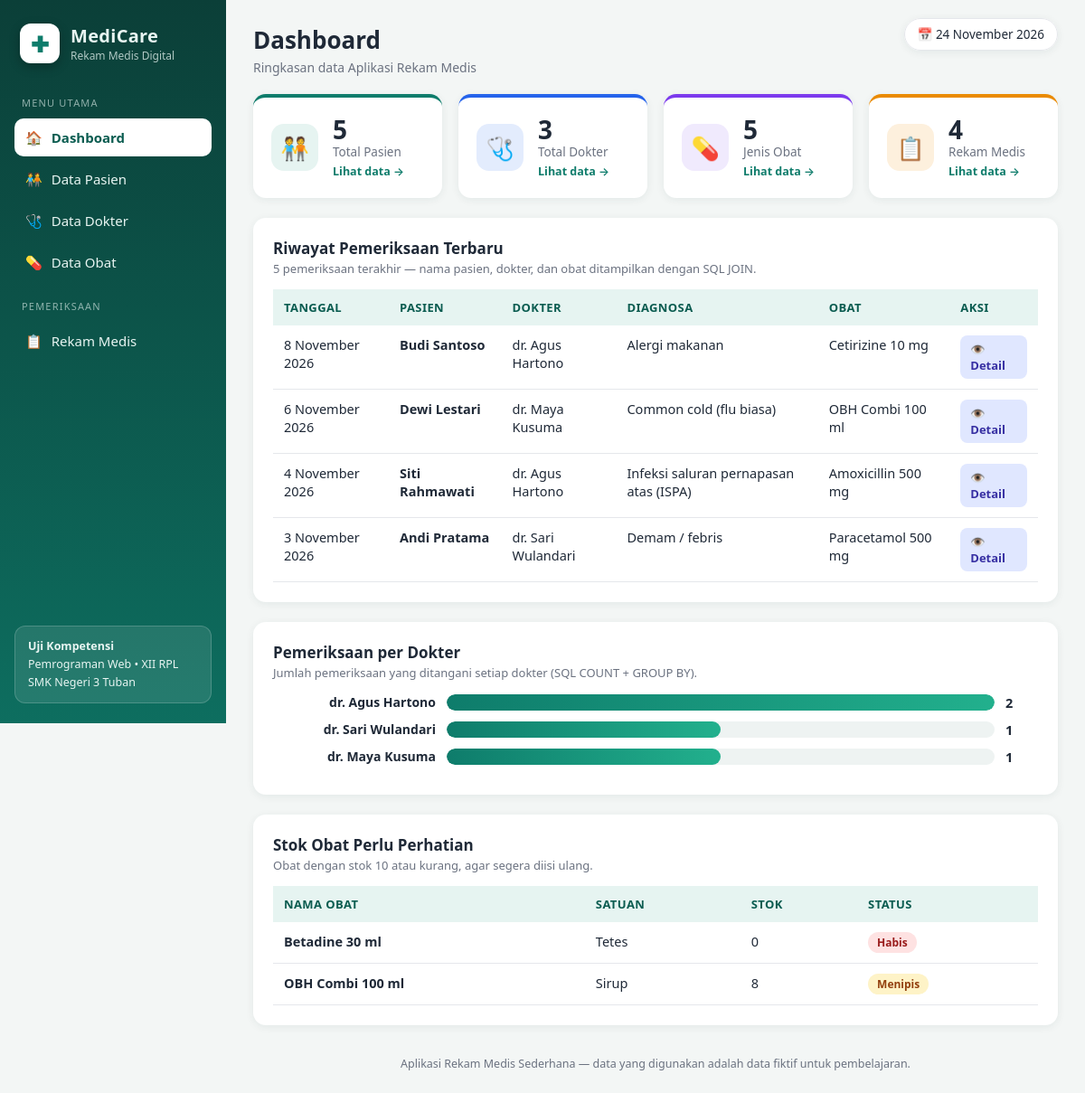
The page / on the database its author committed.
### tables this page shows
CREATE TABLE IF NOT EXISTS rekam_medis (
    id_rekam        INT          NOT NULL AUTO_INCREMENT,
    id_pasien       INT          NOT NULL,
    id_dokter       INT          NOT NULL,
    id_obat         INT          NOT NULL,
    tanggal_periksa DATE         NOT NULL,
    keluhan         TEXT,
    diagnosa        TEXT,
    tindakan        TEXT,
    resep           VARCHAR(100),
    PRIMARY KEY (id_rekam),
    CONSTRAINT fk_rekam_pasien
        FOREIGN KEY (id_pasien) REFERENCES pasien (id_pasien)
        ON DELETE RESTRICT ON UPDATE CASCADE,
    CONSTRAINT fk_rekam_dokter
        FOREIGN KEY (id_dokter) REFERENCES dokter (id_dokter)
        ON DELETE RESTRICT ON UPDATE CASCADE,
    CONSTRAINT fk_rekam_obat
        FOREIGN KEY (id_obat) REFERENCES obat (id_obat)
        ON DELETE RESTRICT ON UPDATE CASCADE
);

CREATE TABLE IF NOT EXISTS pasien (
    id_pasien     INT          NOT NULL AUTO_INCREMENT,
    no_rm         VARCHAR(20)  NOT NULL,
    nama_pasien   VARCHAR(100) NOT NULL,
    jenis_kelamin ENUM('L','P') NOT NULL,
    tanggal_lahir DATE         NOT NULL,
    alamat        TEXT,
    PRIMARY KEY (id_pasien),
    UNIQUE KEY uq_pasien_no_rm (no_rm)
);

CREATE TABLE IF NOT EXISTS dokter (
    id_dokter    INT          NOT NULL AUTO_INCREMENT,
    nama_dokter  VARCHAR(100) NOT NULL,
    spesialisasi VARCHAR(50)  NOT NULL,
    PRIMARY KEY (id_dokter)
);

CREATE TABLE IF NOT EXISTS obat (
    id_obat   INT          NOT NULL AUTO_INCREMENT,
    nama_obat VARCHAR(100) NOT NULL,
    satuan    VARCHAR(30)  NOT NULL,
    stok      INT          NOT NULL DEFAULT 0,
    PRIMARY KEY (id_obat)
);

### koneksi.php (called while the page is built, shortened)
<?php
function e($nilai)
{
    return htmlspecialchars((string) $nilai, ENT_QUOTES, 'UTF-8');
}
function tgl_indo($tanggal)
{
    $bulan = [1 => 'Januari', 'Februari', 'Maret', 'April', 'Mei', 'Juni',
              'Juli', 'Agustus', 'September', 'Oktober', 'November', 'Desember'];
    $pecah = explode('-', $tanggal);
    return (int) $pecah[2] . ' ' . $bulan[(int) $pecah[1]] . ' ' . $pecah[0];
}

### index.php (the view, shortened to what this page needs)
<?php
require_once 'koneksi.php';
function hitung($koneksi, $tabel)
{
    $hasil = mysqli_query($koneksi, "SELECT COUNT(*) AS jumlah FROM $tabel");
    return (int) mysqli_fetch_assoc($hasil)['jumlah'];
}
$jml_pasien = hitung($koneksi, 'pasien');
$jml_dokter = hitung($koneksi, 'dokter');
$jml_obat   = hitung($koneksi, 'obat');
$jml_rekam  = hitung($koneksi, 'rekam_medis');
$terbaru = mysqli_query($koneksi,
    "SELECT rm.id_rekam, rm.tanggal_periksa, rm.diagnosa,
            p.nama_pasien, d.nama_dokter, o.nama_obat
     FROM rekam_medis rm
     JOIN pasien p ON p.id_pasien = rm.id_pasien
     JOIN dokter d ON d.id_dokter = rm.id_dokter
     JOIN obat   o ON o.id_obat   = rm.id_obat
     ORDER BY rm.tanggal_periksa DESC, rm.id_rekam DESC
     LIMIT 5");
$stok_tipis = mysqli_query($koneksi,
    "SELECT * FROM obat WHERE stok <= 10 ORDER BY stok ASC LIMIT 5");
$per_dokter = mysqli_query($koneksi,
    "SELECT d.nama_dokter, COUNT(rm.id_rekam) AS jumlah
     FROM dokter d
     LEFT JOIN rekam_medis rm ON rm.id_dokter = d.id_dokter
     GROUP BY d.id_dokter, d.nama_dokter
     ORDER BY jumlah DESC");
$grafik = [];
$terbanyak = 1;
while ($g = mysqli_fetch_assoc($per_dokter)) {
    $grafik[] = $g;
    if ((int) $g['jumlah'] > $terbanyak) $terbanyak = (int) $g['jumlah'];
}
$judul    = 'Dashboard';
$subjudul = 'Ringkasan data Aplikasi Rekam Medis';
require_once 'includes/header.php';
?>
<div class="grid-stat">
    <div class="kartu-stat">
        <div class="stat-ikon">🧑‍🤝‍🧑</div>
        <div>
            <div class="stat-angka"><?= $jml_pasien ?></div>
            <div class="stat-label">Total Pasien</div>
            <a class="stat-link" href="pasien.php">Lihat data →</a>
        </div>
    </div>
    <div class="kartu-stat biru">
        <div class="stat-ikon">🩺</div>
        <div>
            <div class="stat-angka"><?= $jml_dokter ?></div>
            <div class="stat-label">Total Dokter</div>
            <a class="stat-link" href="dokter.php">Lihat data →</a>
        </div>
    </div>
    <div class="kartu-stat ungu">
        <div class="stat-ikon">💊</div>
        <div>
            <div class="stat-angka"><?= $jml_obat ?></div>
            <div class="stat-label">Jenis Obat</div>
            <a class="stat-link" href="obat.php">Lihat data →</a>
        </div>
    </div>
    <div class="kartu-stat oranye">
        <div class="stat-ikon">📋</div>
        <div>
            <div class="stat-angka"><?= $jml_rekam ?></div>
            <div class="stat-label">Rekam Medis</div>
            <a class="stat-link" href="rekam_medis.php">Lihat data →</a>
        </div>
    </div>
</div>
<div class="kartu">
    <div class="kartu-judul">Riwayat Pemeriksaan Terbaru
        <small>5 pemeriksaan terakhir — nama pasien, dokter, dan obat ditampilkan dengan SQL JOIN.</small>
    </div>
    <div class="tabel-bungkus">
        <table>
            <thead>
                <tr>
                    <th>Tanggal</th>
                    <th>Pasien</th>
                    <th>Dokter</th>
                    <th>Diagnosa</th>
                    <th>Obat</th>
                    <th>Aksi</th>
                </tr>
            </thead>
            <tbody>
            <?php while ($r = mysqli_fetch_assoc($terbaru)): ?>
                <tr>
                    <td><?= tgl_indo($r['tanggal_periksa']) ?></td>
                    <td><b><?= e($r['nama_pasien']) ?></b></td>
                    <td><?= e($r['nama_dokter']) ?></td>
                    <td><?= e($r['diagnosa']) ?></td>
                    <td><?= e($r['nama_obat']) ?></td>
                    <td><a class="btn btn-kecil btn-detail" href="rekam_detail.php?id=<?= (int) $r['id_rekam'] ?>">👁️ Detail</a></td>
                </tr>
            <?php endwhile; ?>
            </tbody>
        </table>
    </div>
</div>
<div class="kartu">
    <div class="kartu-judul">Pemeriksaan per Dokter
        <small>Jumlah pemeriksaan yang ditangani setiap dokter (SQL COUNT + GROUP BY).</small>
    </div>
    <?php foreach ($grafik as $g): ?>
        <div class="grafik-baris">
            <div class="grafik-label"><?= e($g['nama_dokter']) ?></div>
            <div class="grafik-track">
                <div class="grafik-isi" style="width: <?= max(4, round(((int) $g['jumlah'] / $terbanyak) * 100)) ?>%"></div>
            </div>
            <div class="grafik-angka"><?= (int) $g['jumlah'] ?></div>
        </div>
    <?php endforeach; ?>
</div>
<div class="kartu">
    <div class="kartu-judul">Stok Obat Perlu Perhatian
        <small>Obat dengan stok 10 atau kurang, agar segera diisi ulang.</small>
    </div>
    <div class="tabel-bungkus">
        <table>
            <thead>
                <tr><th>Nama Obat</th><th>Satuan</th><th>Stok</th><th>Status</th></tr>
            </thead>
            <tbody>
            <?php while ($o = mysqli_fetch_assoc($stok_tipis)): ?>
                <tr>
                    <td><b><?= e($o['nama_obat']) ?></b></td>
                    <td><?= e($o['satuan']) ?></td>
                    <td><?= (int) $o['stok'] ?></td>
                    <td>
                        <?php if ((int) $o['stok'] <= 0): ?>
                            <span class="badge badge-stok-habis">Habis</span>
                        <?php else: ?>
                            <span class="badge badge-stok-tipis">Menipis</span>
                        <?php endif; ?>
                    </td>
                </tr>
            <?php endwhile; ?>
            </tbody>
        </table>
    </div>
</div>
<?php require_once 'includes/footer.php'; ?>

### includes/header.php (shortened to what this page needs)
<?php
$halaman_aktif = basename($_SERVER['PHP_SELF']);
function nav_aktif($file, $halaman_aktif)
{
    $peta = [
        'pasien.php'      => ['pasien.php', 'pasien_tambah.php', 'pasien_edit.php', 'pasien_detail.php'],
        'dokter.php'      => ['dokter.php', 'dokter_tambah.php', 'dokter_edit.php'],
        'obat.php'        => ['obat.php', 'obat_tambah.php', 'obat_edit.php'],
        'rekam_medis.php' => ['rekam_medis.php', 'rekam_tambah.php', 'rekam_edit.php', 'rekam_detail.php'],
    ];
    $grup = $peta[$file] ?? [$file];
    return in_array($halaman_aktif, $grup, true) ? ' class="aktif"' : '';
}
?>
<!DOCTYPE html>
<html lang="id">
<head>
    <link rel="stylesheet" href="assets/css/style.css">
</head>
<body>
<div class="layout">
    <aside class="sidebar">
        <div class="brand">
            <div class="brand-logo">✚</div>
            <div>
                <div class="brand-nama">MediCare</div>
                <div class="brand-sub">Rekam Medis Digital</div>
            </div>
        </div>
        <nav class="menu">
            <div class="menu-judul">Menu Utama</div>
            <a href="index.php"<?= nav_aktif('index.php', $halaman_aktif) ?>>🏠 <span>Dashboard</span></a>
            <a href="pasien.php"<?= nav_aktif('pasien.php', $halaman_aktif) ?>>🧑‍🤝‍🧑 <span>Data Pasien</span></a>
            <a href="dokter.php"<?= nav_aktif('dokter.php', $halaman_aktif) ?>>🩺 <span>Data Dokter</span></a>
            <a href="obat.php"<?= nav_aktif('obat.php', $halaman_aktif) ?>>💊 <span>Data Obat</span></a>
            <div class="menu-judul">Pemeriksaan</div>
            <a href="rekam_medis.php"<?= nav_aktif('rekam_medis.php', $halaman_aktif) ?>>📋 <span>Rekam Medis</span></a>
        </nav>
        <div class="sidebar-bawah">
            <div class="kartu-info">
                <b>Uji Kompetensi</b><br>
                Pemrograman Web &bull; XII RPL<br>
                SMK Negeri 3 Tuban
            </div>
        </div>
    </aside>
    <main class="konten">
        <header class="topbar">
            <div>
                <h1><?= e($judul ?? 'Dashboard') ?></h1>
                <p class="topbar-sub"><?= e($subjudul ?? 'Aplikasi Rekam Medis Sederhana') ?></p>
            </div>
            <div class="topbar-kanan">
                <span class="badge-tanggal">📅 <?= tgl_indo(date('Y-m-d')) ?></span>
            </div>
        </header>

### includes/footer.php (shortened to what this page needs)
        <footer class="footer">
            Aplikasi Rekam Medis Sederhana &mdash; data yang digunakan adalah data fiktif untuk pembelajaran.
        </footer>
    </main>
</div>
</body>
</html>

### rows shown on the page
rekam_medis: tanggal_periksa "8 November 2026", id_pasien.nama_pasien "Budi Santoso", id_dokter.nama_dokter "dr. Agus Hartono", diagnosa "Alergi makanan", id_obat.nama_obat "Cetirizine 10 mg"
rekam_medis: tanggal_periksa "6 November 2026", id_pasien.nama_pasien "Dewi Lestari", id_dokter.nama_dokter "dr. Maya Kusuma", diagnosa "Common cold (flu biasa)", id_obat.nama_obat "OBH Combi 100 ml"
rekam_medis: tanggal_periksa "4 November 2026", id_pasien.nama_pasien "Siti Rahmawati", id_dokter.nama_dokter "dr. Agus Hartono", diagnosa "Infeksi saluran pernapasan atas (ISPA)", id_obat.nama_obat "Amoxicillin 500 mg"
rekam_medis: tanggal_periksa "3 November 2026", id_pasien.nama_pasien "Andi Pratama", id_dokter.nama_dokter "dr. Sari Wulandari", diagnosa "Demam / febris", id_obat.nama_obat "Paracetamol 500 mg"
obat: nama_obat "Betadine 30 ml", satuan "Tetes", stok "0", shows "Habis"
obat: nama_obat "OBH Combi 100 ml", satuan "Sirup", stok "8", shows "Menipis"

### other values the page prints
$judul "Dashboard"
$subjudul "Ringkasan data Aplikasi Rekam Medis"
$jml_pasien "5"
$jml_dokter "3"
$jml_obat "5"
$jml_rekam "4"
$g['nama_dokter'] "dr. Agus Hartono"
$g['jumlah'] "2"
$g['nama_dokter'] "dr. Sari Wulandari"
$g['jumlah'] "1"
$g['nama_dokter'] "dr. Maya Kusuma"
